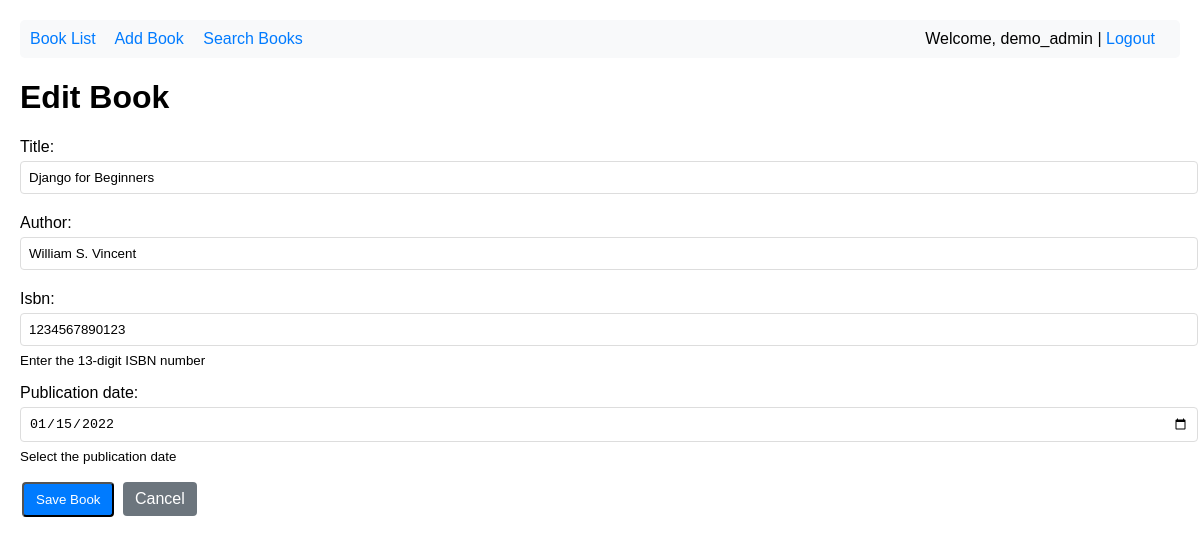
/bookshelf/book/1/edit/ (signed in), run on the app's committed database.
### accounts/models.py (models this page shows, shortened)
class CustomUser(AbstractUser):
    date_of_birth = models.DateField(
        null=True,
        blank=True,
        help_text="User's date of birth"
    )
    profile_photo = models.ImageField(
        upload_to='profile_photos/',
        null=True,
        blank=True,
        help_text="User's profile photo"
    )
    objects = CustomUserManager()
    class Meta:
        verbose_name = 'User'
        verbose_name_plural = 'Users'
        ordering = ['-date_joined']

### bookshelf/models.py (models this page shows, shortened)
class Book(models.Model):
    title = models.CharField(max_length=200)
    author = models.CharField(max_length=100)
    isbn = models.CharField(max_length=13, unique=True)
    publication_date = models.DateField()
    owner = models.ForeignKey(
        settings.AUTH_USER_MODEL,
        on_delete=models.CASCADE,
        related_name='books'
    )
    created_at = models.DateTimeField(auto_now_add=True)
    updated_at = models.DateTimeField(auto_now=True)
    class Meta:
        ordering = ['-created_at']
        verbose_name = 'Book'
        verbose_name_plural = 'Books'
        permissions = [
            ('can_view', 'Can view book'),
            ('can_create', 'Can create book'),
            ('can_edit', 'Can edit book'),
            ('can_delete', 'Can delete book'),
        ]

### bookshelf/views.py (the view)
# urls.py: path('book/<int:pk>/edit/', views.book_edit, name='book_edit'),
@login_required
@permission_required('bookshelf.can_edit', raise_exception=True)
def book_edit(request, pk):
    book = get_object_or_404(Book, pk=pk)
    if book.owner != request.user and not request.user.has_perm('bookshelf.can_edit'):
        return HttpResponseForbidden("You don't have permission to edit this book.")
    if request.method == 'POST':
        form = BookForm(request.POST, instance=book)
        if form.is_valid():
            form.save()
            messages.success(request, 'Book updated successfully!')
            return redirect('book_detail', pk=book.pk)
    else:
        form = BookForm(instance=book)
    return render(request, 'bookshelf/book_form.html', {
        'form': form,
        'title': 'Edit Book',
        'book': book
    })

### bookshelf/forms.py (shortened to what this page needs)
class BookForm(forms.ModelForm):
    class Meta:
        model = Book
        fields = ['title', 'author', 'isbn', 'publication_date']
        widgets = {
            'title': forms.TextInput(attrs={
                'class': 'form-control',
                'placeholder': 'Enter book title'
            }),
            'author': forms.TextInput(attrs={
                'class': 'form-control',
                'placeholder': 'Enter author name'
            }),
            'isbn': forms.TextInput(attrs={
                'class': 'form-control',
                'placeholder': 'Enter ISBN (13 digits)'
            }),
            'publication_date': forms.DateInput(attrs={
                'class': 'form-control',
                'type': 'date'
            }),
        }
    def __init__(self, *args, **kwargs):
        super().__init__(*args, **kwargs)
        self.fields['isbn'].help_text = 'Enter the 13-digit ISBN number'
        self.fields['publication_date'].help_text = 'Select the publication date'

### bookshelf/templates/bookshelf/book_form.html (shortened to what this page needs)
{% extends 'bookshelf/base.html' %}
{% block content %}
<h1>{{ title|default:"Book Form" }}</h1>
<form method="post">
    <div style="margin-bottom: 15px;">
        {{ form.title.label_tag }}
        {{ form.title }}
    </div>
    <div style="margin-bottom: 15px;">
        {{ form.author.label_tag }}
        {{ form.author }}
    </div>
    <div style="margin-bottom: 15px;">
        {{ form.isbn.label_tag }}
        {{ form.isbn }}
        {% if form.isbn.help_text %}
            <small>{{ form.isbn.help_text }}</small>
        {% endif %}
    </div>
    <div style="margin-bottom: 15px;">
        {{ form.publication_date.label_tag }}
        {{ form.publication_date }}
        {% if form.publication_date.help_text %}
            <small>{{ form.publication_date.help_text }}</small>
        {% endif %}
    </div>
    <button type="submit" class="btn btn-primary">Save Book</button>
    <a href="{% url 'book_list' %}" class="btn btn-secondary">Cancel</a>
</form>
{% endblock %}

### bookshelf/templates/bookshelf/base.html (shortened to what this page needs)
<!DOCTYPE html>
<html lang="en">
<head>
</head>
<body>
    <div class="navbar">
        <a href="{% url 'book_list' %}">Book List</a>
        {% if perms.bookshelf.can_create %}
            <a href="{% url 'book_create' %}">Add Book</a>
        {% endif %}
        <a href="{% url 'book_search' %}">Search Books</a>
        {% if user.is_authenticated %}
            <span style="float: right;">Welcome, {{ user.username }} | <a href="/admin/logout/">Logout</a></span>
        {% else %}
            <span style="float: right;"><a href="/admin/login/">Login</a></span>
        {% endif %}
    </div>
    <main>
        {% block content %}
        {% endblock %}
    </main>
</body>
</html>

### bookshelf/templates/bookshelf/base.html (style rules this page uses)
body { font-family: Arial, sans-serif; margin: 20px; }
.navbar { background-color: #f8f9fa; padding: 10px; margin-bottom: 20px; border-radius: 5px; }
.navbar a { margin-right: 15px; text-decoration: none; color: #007bff; }
.btn { padding: 8px 12px; text-decoration: none; border-radius: 4px; display: inline-block; margin: 2px; }
.btn-primary { background-color: #007bff; color: white; }
.btn-secondary { background-color: #6c757d; color: white; }
.form-control { width: 100%; padding: 8px; margin: 5px 0; border: 1px solid #ddd; border-radius: 4px; }

### data on the page
CustomUser: username "demo_admin"
Book: title "Django for Beginners", author "William S. Vincent", isbn "1234567890123", publication_date "01/15/2022"

### other printed values
{{ title|default:"Book Form" }} "Edit Book"
